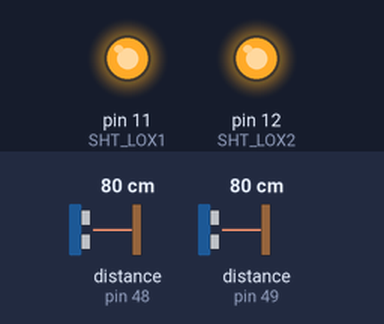
This sketch was run on a simulated Arduino Uno, built with avr-gcc and run on an emulated ATmega328P. Parts: output pins drawn as LEDs (lit = HIGH). The inputs (shaded band) are chosen by the test bench; at power-on: distance to the obstacle (sensors on pin 49, pin 48) 80 cm. What the sketch prints to the serial monitor is not drawn.

Above: at 1.2 s.
1.3 s: distance to the obstacle (sensor on pin 49) set to 250 cm
3.4 s: distance to the obstacle (sensor on pin 49) set to 2 cm
Timing chart, 0 to 6.4 s (numbered marks = the images above; inputs shaded):
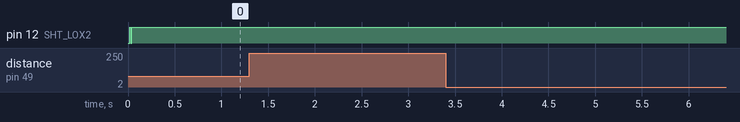

The sketch:

2_tof.ino
```cpp
#include "Adafruit_VL53L0X.h"


// address we will assign if dual sensor is present
#define LOX1_ADDRESS 0x30
#define LOX2_ADDRESS 0x31
int distanceLeft, distanceRight;

// set the pins to shutdown
#define SHT_LOX1 11
#define SHT_LOX2 12

// objects for the vl53l0x
Adafruit_VL53L0X lox1 = Adafruit_VL53L0X();
Adafruit_VL53L0X lox2 = Adafruit_VL53L0X();

// this holds the measurement
VL53L0X_RangingMeasurementData_t measure1;
VL53L0X_RangingMeasurementData_t measure2;


void read_dual_sensors() {
  int distanceLeft, distanceRight;
  lox1.rangingTest(&measure1, false);  // pass in 'true' to get debug data printout!
  lox2.rangingTest(&measure2, false);  // pass in 'true' to get debug data printout!
  // print sensor one reading
  if (measure1.RangeStatus != 4) {  // if not out of range
    distanceLeft = measure1.RangeMilliMeter / 10;
    Serial.print("left");
    Serial.print(distanceLeft);

  } else {
    return 800;
  }
  // print sensor two reading
  if (measure2.RangeStatus != 4) {
    distanceRight = measure2.RangeMilliMeter / 10;
    Serial.print(" right:");
    Serial.println(distanceRight);
  } else {
    return 800;
  }
}
void tof_setup() {
  // wait until serial port opens for native USB devices
  while (!Serial) { delay(1); }
  pinMode(SHT_LOX1, OUTPUT);
  pinMode(SHT_LOX2, OUTPUT);

  Serial.println("Shutdown pins inited...");
  digitalWrite(SHT_LOX1, LOW);
  digitalWrite(SHT_LOX2, LOW);

  Serial.println("Both in reset mode...(pins are low)");
  Serial.println("Starting...");


  // all reset
  digitalWrite(SHT_LOX1, LOW);
  digitalWrite(SHT_LOX2, LOW);
  delay(10);
  // all unreset
  digitalWrite(SHT_LOX1, HIGH);
  digitalWrite(SHT_LOX2, HIGH);
  delay(10);
  // activating LOX1 and reseting LOX2
  digitalWrite(SHT_LOX1, HIGH);
  digitalWrite(SHT_LOX2, LOW);
  // initing LOX1
  if (!lox1.begin(LOX1_ADDRESS)) {
    Serial.println(F("Failed to boot first VL53L0X"));
    while (1)
      ;
  }
  delay(10);
  // activating LOX2
  digitalWrite(SHT_LOX2, HIGH);
  delay(10);
  //initing LOX2
  if (!lox2.begin(LOX2_ADDRESS)) {
    Serial.println(F("Failed to boot second VL53L0X"));
    while (1)
      ;
  }
}

void setup() {
  Serial.begin(9600);
  tof_setup();
}

void loop() {
  read_dual_sensors();
  delay(10);
}
```

Measured:
- after the input at 1.3 s, every drawn part: stays the same
- after the input at 3.4 s, every drawn part: stays the same
